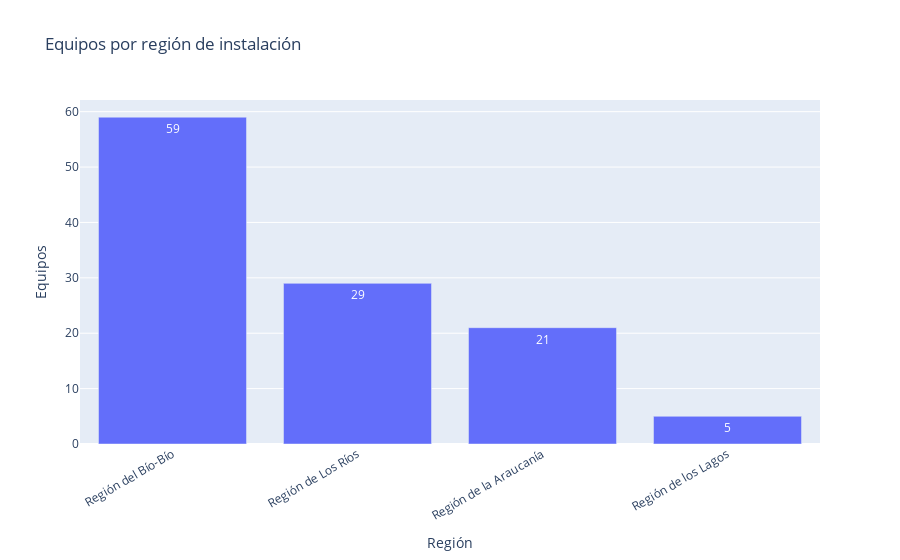

Notebook code cell kept with this figure:
### Markdown cell above
## Vista ejecutiva

### Code cell
region_df = pd.read_csv(PROJECT_ROOT / config.outputs.summary_by_region)
fig = px.bar(
    region_df,
    x='region_instalacion',
    y='total_equipos',
    text_auto='.0f',
    title='Equipos por región de instalación',
    labels={'region_instalacion': 'Región', 'total_equipos': 'Equipos'}
)
fig.update_layout(xaxis_tickangle=-30)
fig.show()
region_df.head()

### Figure 1 — Plotly figure (JSON) as saved in the notebook; plotly's stock layout.template omitted (floating-point values rounded to 4 significant figures)
{"data": [{"alignmentgroup": "True", "hovertemplate": "Región=%{x}<br>Equipos=%{y}<extra></extra>", "legendgroup": "", "marker": {"color": "#636efa", "pattern": {"shape": ""}}, "name": "", "offsetgroup": "", "orientation": "v", "showlegend": false, "textposition": "auto", "texttemplate": "%{y:.0f}", "type": "bar", "x": ["Región del Bío-Bío", "Región de Los Ríos", "Región de la Araucanía", "Región de los Lagos"], "xaxis": "x", "y": [59, 29, 21, 5], "yaxis": "y"}], "layout": {"barmode": "relative", "legend": {"tracegroupgap": 0}, "title": {"text": "Equipos por región de instalación"}, "xaxis": {"anchor": "y", "domain": [0, 1], "tickangle": -30, "title": {"text": "Región"}}, "yaxis": {"anchor": "x", "domain": [0, 1], "title": {"text": "Equipos"}}}}
